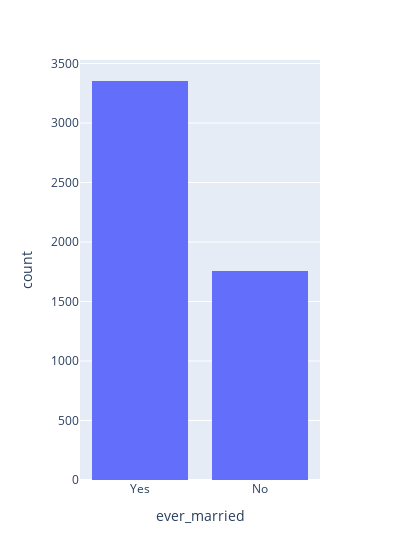

The code cell stored with this chart in its notebook:
### Code cell
fig= px.histogram(df, x='ever_married', width=400)
fig.show()

### Figure 1 — Plotly figure (JSON) as saved in the notebook; plotly's stock layout.template omitted (floating-point values rounded to 4 significant figures; data arrays with more than 128 entries replaced by an {"elided": "..."} marker saying what was removed)
{"data": [{"alignmentgroup": "True", "bingroup": "x", "hovertemplate": "ever_married=%{x}<br>count=%{y}<extra></extra>", "legendgroup": "", "marker": {"color": "#636efa", "pattern": {"shape": ""}}, "name": "", "offsetgroup": "", "orientation": "v", "showlegend": false, "type": "histogram", "x": {"elided": "5110 str values"}, "xaxis": "x", "yaxis": "y"}], "layout": {"barmode": "relative", "legend": {"tracegroupgap": 0}, "margin": {"t": 60}, "width": 400, "xaxis": {"anchor": "y", "domain": [0, 1], "title": {"text": "ever_married"}}, "yaxis": {"anchor": "x", "domain": [0, 1], "title": {"text": "count"}}}}
